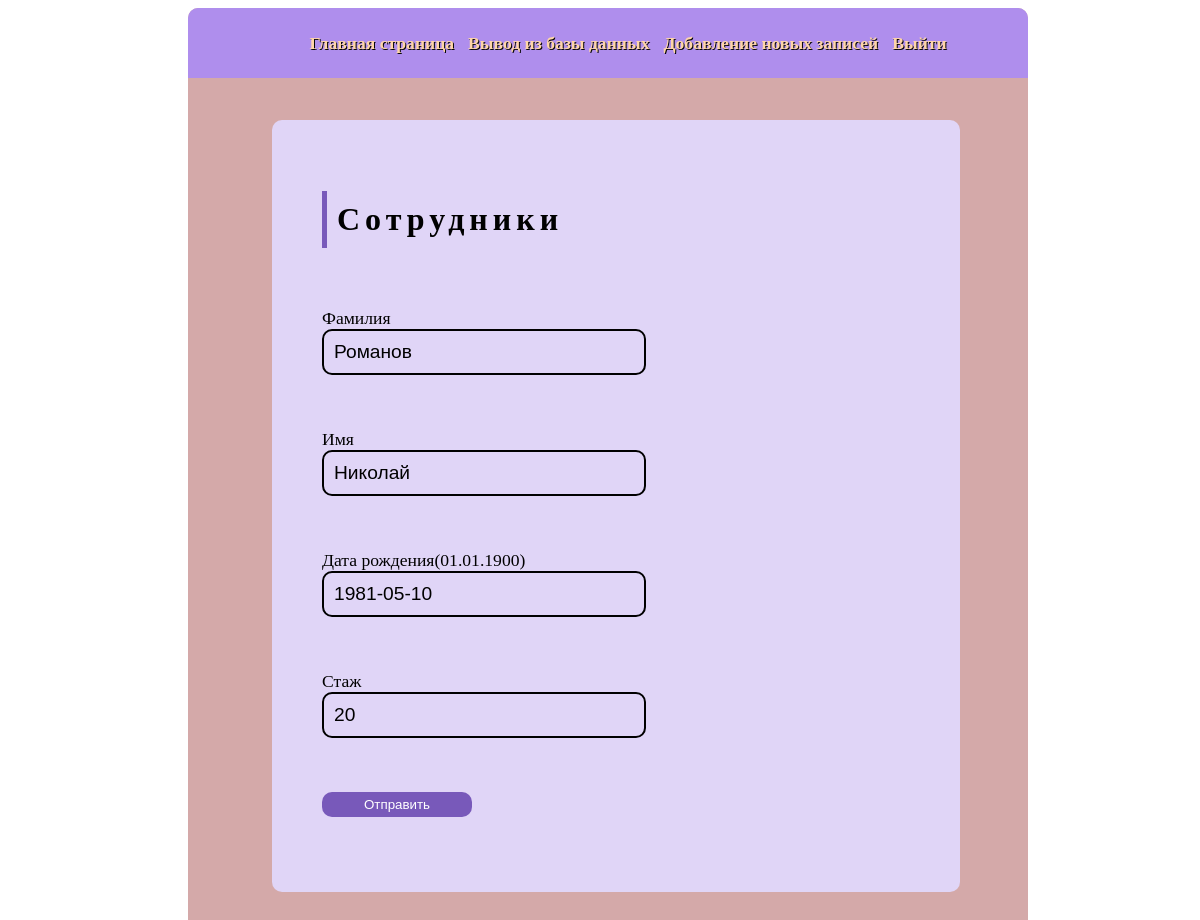
Screenshot of /update_sotr/2 (signed in) with the database file from the repository.
### main/models.py (models this page shows, shortened)
class Sotrudnik(models.Model):
    surname = models.CharField('Фамилия', max_length=50)
    name = models.CharField('Имя', max_length=50)
    data_birth = models.DateField('Дата рождения')
    stazh = models.IntegerField('Стаж')
    class Meta:
        verbose_name = 'Сотрудник'
        verbose_name_plural = 'Сотрудники'

### main/views.py (the view)
# urls.py: path('update_sotr/<int:pk>', views.redact_sotr.as_view(), name='update_sotr'),
class redact_sotr(UpdateView):
    model = Sotrudnik
    template_name = 'main/sotrudniki.html'
    form_class = SotrudnikiForm

### main/forms.py
class SotrudnikiForm(ModelForm):
    class Meta:
        model = Sotrudnik
        fields = ['surname', 'name', 'data_birth', 'stazh']
        widgets = {
            "surname": TextInput(attrs={
                'class': 'input'
            }),
            "name": TextInput(attrs={
                'class': 'input'
            }),
            "data_birth": DateInput(attrs={
                'class': 'input'
            }),
            "stazh": TextInput(attrs={
                'class': 'input'
            })
        }

### main/templates/main/sotrudniki.html (shortened to what this page needs)
{% extends 'main/layout.html' %}
{% block content %}
<div class="center">
  <h1>Сотрудники</h1>
  <form method="post">
    <label>Фамилия</label>
    <div class="inputbox">
       {{ form.surname }}
    </div>
    <label>Имя</label>
    <div class="inputbox">
      {{ form.name }}
    </div>
       <label>Дата рождения(01.01.1900)</label>
      <div class="inputbox">
      {{ form.data_birth }}
    </div>
      <label>Стаж</label>
      <div class="inputbox">
      {{ form.stazh }}
    </div>
    <div class="inputbox">
      <input type="submit" value="Отправить">
    </div>
  </form>
</div>
{% endblock %}

### main/static/main/css/main.css (style rules this page uses)
body { width:100%; height:100%; }
.center { position: relative; padding: 50px 50px; background: #e0d5f7; border-radius: 10px; width:70%; margin-left:10%; margin-top:5%; }
.center h1 { font-size: 2em; border-left: 5px solid #7859ba; padding: 10px; color: #000; letter-spacing: 5px; margin-bottom: 60px; font-weight: bold; padding-left: 10px; }
.center .inputbox { position: relative; width: 300px; height: 50px; margin-bottom: 50px; }
.center label { font-size:110%; font-family: "Times New Roman", Times, serif; }
.input { position: absolute; top: 0; left: 0; width: 100%; border: 2px solid #000; outline: none; background: none; padding: 10px; border-radius: 10px; font-size: 1.2em; }
.center .inputbox:last-child { margin-bottom: 0; }
.center .inputbox [type="submit"] { width: 50%; height:25px; background: #7859ba; color: #fff; border: #fff; border-radius:10px; }

### rows the page displays
Sotrudnik: surname "Романов", name "Николай", data_birth "1981-05-10", stazh "20"
